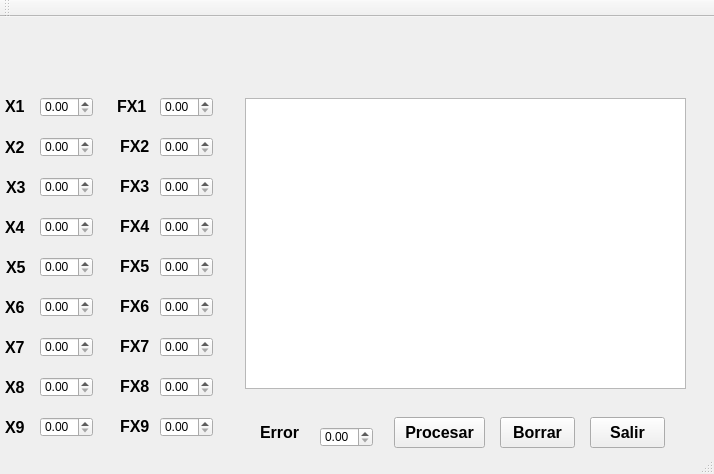
<?xml version="1.0" encoding="UTF-8"?>
<ui version="4.0">
 <class>Integracion</class>
 <widget class="QMainWindow" name="Integracion">
  <property name="geometry">
   <rect>
    <x>0</x>
    <y>0</y>
    <width>714</width>
    <height>474</height>
   </rect>
  </property>
  <property name="windowTitle">
   <string>Integracion</string>
  </property>
  <widget class="QWidget" name="centralWidget">
   <widget class="QTextBrowser" name="textBrowser">
    <property name="geometry">
     <rect>
      <x>245</x>
      <y>81</y>
      <width>441</width>
      <height>291</height>
     </rect>
    </property>
    <property name="font">
     <font>
      <pointsize>12</pointsize>
      <weight>75</weight>
      <bold>true</bold>
     </font>
    </property>
   </widget>
   <widget class="QPushButton" name="pushButton_3">
    <property name="geometry">
     <rect>
      <x>394</x>
      <y>400</y>
      <width>91</width>
      <height>31</height>
     </rect>
    </property>
    <property name="font">
     <font>
      <pointsize>12</pointsize>
      <weight>75</weight>
      <bold>true</bold>
     </font>
    </property>
    <property name="text">
     <string>Procesar</string>
    </property>
   </widget>
   <widget class="QPushButton" name="pushButton_2">
    <property name="geometry">
     <rect>
      <x>500</x>
      <y>400</y>
      <width>75</width>
      <height>31</height>
     </rect>
    </property>
    <property name="font">
     <font>
      <pointsize>12</pointsize>
      <weight>75</weight>
      <bold>true</bold>
     </font>
    </property>
    <property name="text">
     <string>Borrar</string>
    </property>
   </widget>
   <widget class="QPushButton" name="pushButton">
    <property name="geometry">
     <rect>
      <x>590</x>
      <y>400</y>
      <width>75</width>
      <height>31</height>
     </rect>
    </property>
    <property name="font">
     <font>
      <pointsize>12</pointsize>
      <weight>75</weight>
      <bold>true</bold>
     </font>
    </property>
    <property name="text">
     <string>Salir</string>
    </property>
   </widget>
   <widget class="QDoubleSpinBox" name="doubleSpinBox_11">
    <property name="geometry">
     <rect>
      <x>320</x>
      <y>410</y>
      <width>53</width>
      <height>20</height>
     </rect>
    </property>
   </widget>
   <widget class="QLabel" name="label">
    <property name="geometry">
     <rect>
      <x>260</x>
      <y>400</y>
      <width>41</width>
      <height>31</height>
     </rect>
    </property>
    <property name="text">
     <string>&lt;html&gt;&lt;head/&gt;&lt;body&gt;&lt;p&gt;&lt;span style=&quot; font-size:12pt; font-weight:600;&quot;&gt;Error&lt;/span&gt;&lt;/p&gt;&lt;/body&gt;&lt;/html&gt;</string>
    </property>
   </widget>
   <widget class="QDoubleSpinBox" name="doubleSpinBox">
    <property name="geometry">
     <rect>
      <x>40</x>
      <y>80</y>
      <width>53</width>
      <height>20</height>
     </rect>
    </property>
   </widget>
   <widget class="QDoubleSpinBox" name="doubleSpinBox_3">
    <property name="geometry">
     <rect>
      <x>40</x>
      <y>120</y>
      <width>53</width>
      <height>20</height>
     </rect>
    </property>
   </widget>
   <widget class="QDoubleSpinBox" name="doubleSpinBox_5">
    <property name="geometry">
     <rect>
      <x>40</x>
      <y>160</y>
      <width>53</width>
      <height>20</height>
     </rect>
    </property>
   </widget>
   <widget class="QDoubleSpinBox" name="doubleSpinBox_16">
    <property name="geometry">
     <rect>
      <x>40</x>
      <y>240</y>
      <width>53</width>
      <height>20</height>
     </rect>
    </property>
   </widget>
   <widget class="QDoubleSpinBox" name="doubleSpinBox_14">
    <property name="geometry">
     <rect>
      <x>40</x>
      <y>200</y>
      <width>53</width>
      <height>20</height>
     </rect>
    </property>
   </widget>
   <widget class="QDoubleSpinBox" name="doubleSpinBox_9">
    <property name="geometry">
     <rect>
      <x>40</x>
      <y>320</y>
      <width>53</width>
      <height>20</height>
     </rect>
    </property>
   </widget>
   <widget class="QDoubleSpinBox" name="doubleSpinBox_7">
    <property name="geometry">
     <rect>
      <x>40</x>
      <y>280</y>
      <width>53</width>
      <height>20</height>
     </rect>
    </property>
   </widget>
   <widget class="QDoubleSpinBox" name="doubleSpinBox_12">
    <property name="geometry">
     <rect>
      <x>40</x>
      <y>360</y>
      <width>53</width>
      <height>20</height>
     </rect>
    </property>
   </widget>
   <widget class="QDoubleSpinBox" name="doubleSpinBox_18">
    <property name="geometry">
     <rect>
      <x>40</x>
      <y>400</y>
      <width>53</width>
      <height>20</height>
     </rect>
    </property>
   </widget>
   <widget class="QLabel" name="label_2">
    <property name="geometry">
     <rect>
      <x>5</x>
      <y>80</y>
      <width>21</width>
      <height>20</height>
     </rect>
    </property>
    <property name="font">
     <font>
      <pointsize>12</pointsize>
      <weight>75</weight>
      <bold>true</bold>
     </font>
    </property>
    <property name="text">
     <string>&lt;html&gt;&lt;head/&gt;&lt;body&gt;&lt;p&gt;&lt;span style=&quot; font-size:12pt; font-weight:600;&quot;&gt;X1&lt;/span&gt;&lt;/p&gt;&lt;/body&gt;&lt;/html&gt;</string>
    </property>
   </widget>
   <widget class="QLabel" name="label_4">
    <property name="geometry">
     <rect>
      <x>6</x>
      <y>160</y>
      <width>20</width>
      <height>20</height>
     </rect>
    </property>
    <property name="font">
     <font>
      <pointsize>12</pointsize>
      <weight>75</weight>
      <bold>true</bold>
     </font>
    </property>
    <property name="text">
     <string>X3</string>
    </property>
   </widget>
   <widget class="QLabel" name="label_3">
    <property name="geometry">
     <rect>
      <x>5</x>
      <y>120</y>
      <width>21</width>
      <height>20</height>
     </rect>
    </property>
    <property name="font">
     <font>
      <pointsize>12</pointsize>
      <weight>75</weight>
      <bold>true</bold>
     </font>
    </property>
    <property name="text">
     <string>X2</string>
    </property>
   </widget>
   <widget class="QLabel" name="label_5">
    <property name="geometry">
     <rect>
      <x>5</x>
      <y>200</y>
      <width>21</width>
      <height>20</height>
     </rect>
    </property>
    <property name="font">
     <font>
      <pointsize>12</pointsize>
      <weight>75</weight>
      <bold>true</bold>
     </font>
    </property>
    <property name="text">
     <string>X4</string>
    </property>
   </widget>
   <widget class="QLabel" name="label_6">
    <property name="geometry">
     <rect>
      <x>6</x>
      <y>240</y>
      <width>20</width>
      <height>20</height>
     </rect>
    </property>
    <property name="font">
     <font>
      <pointsize>12</pointsize>
      <weight>75</weight>
      <bold>true</bold>
     </font>
    </property>
    <property name="text">
     <string>X5</string>
    </property>
   </widget>
   <widget class="QLabel" name="label_7">
    <property name="geometry">
     <rect>
      <x>5</x>
      <y>280</y>
      <width>21</width>
      <height>20</height>
     </rect>
    </property>
    <property name="font">
     <font>
      <pointsize>12</pointsize>
      <weight>75</weight>
      <bold>true</bold>
     </font>
    </property>
    <property name="text">
     <string>X6</string>
    </property>
   </widget>
   <widget class="QLabel" name="label_9">
    <property name="geometry">
     <rect>
      <x>5</x>
      <y>360</y>
      <width>21</width>
      <height>20</height>
     </rect>
    </property>
    <property name="font">
     <font>
      <pointsize>12</pointsize>
      <weight>75</weight>
      <bold>true</bold>
     </font>
    </property>
    <property name="text">
     <string>X8</string>
    </property>
   </widget>
   <widget class="QLabel" name="label_8">
    <property name="geometry">
     <rect>
      <x>5</x>
      <y>320</y>
      <width>21</width>
      <height>20</height>
     </rect>
    </property>
    <property name="font">
     <font>
      <pointsize>12</pointsize>
      <weight>75</weight>
      <bold>true</bold>
     </font>
    </property>
    <property name="text">
     <string>X7</string>
    </property>
   </widget>
   <widget class="QLabel" name="label_10">
    <property name="geometry">
     <rect>
      <x>5</x>
      <y>400</y>
      <width>21</width>
      <height>20</height>
     </rect>
    </property>
    <property name="font">
     <font>
      <pointsize>12</pointsize>
      <weight>75</weight>
      <bold>true</bold>
     </font>
    </property>
    <property name="text">
     <string>X9</string>
    </property>
   </widget>
   <widget class="QLabel" name="label_12">
    <property name="geometry">
     <rect>
      <x>117</x>
      <y>80</y>
      <width>31</width>
      <height>20</height>
     </rect>
    </property>
    <property name="text">
     <string>&lt;html&gt;&lt;head/&gt;&lt;body&gt;&lt;p&gt;&lt;span style=&quot; font-size:12pt; font-weight:600;&quot;&gt;FX1&lt;/span&gt;&lt;/p&gt;&lt;/body&gt;&lt;/html&gt;</string>
    </property>
   </widget>
   <widget class="QLabel" name="label_11">
    <property name="geometry">
     <rect>
      <x>120</x>
      <y>120</y>
      <width>31</width>
      <height>20</height>
     </rect>
    </property>
    <property name="text">
     <string>&lt;html&gt;&lt;head/&gt;&lt;body&gt;&lt;p&gt;&lt;span style=&quot; font-size:12pt; font-weight:600;&quot;&gt;FX2&lt;/span&gt;&lt;/p&gt;&lt;/body&gt;&lt;/html&gt;</string>
    </property>
   </widget>
   <widget class="QLabel" name="label_14">
    <property name="geometry">
     <rect>
      <x>120</x>
      <y>200</y>
      <width>31</width>
      <height>20</height>
     </rect>
    </property>
    <property name="text">
     <string>&lt;html&gt;&lt;head/&gt;&lt;body&gt;&lt;p&gt;&lt;span style=&quot; font-size:12pt; font-weight:600;&quot;&gt;FX4&lt;/span&gt;&lt;/p&gt;&lt;/body&gt;&lt;/html&gt;</string>
    </property>
   </widget>
   <widget class="QLabel" name="label_13">
    <property name="geometry">
     <rect>
      <x>120</x>
      <y>160</y>
      <width>31</width>
      <height>20</height>
     </rect>
    </property>
    <property name="text">
     <string>&lt;html&gt;&lt;head/&gt;&lt;body&gt;&lt;p&gt;&lt;span style=&quot; font-size:12pt; font-weight:600;&quot;&gt;FX3&lt;/span&gt;&lt;/p&gt;&lt;/body&gt;&lt;/html&gt;</string>
    </property>
   </widget>
   <widget class="QLabel" name="label_15">
    <property name="geometry">
     <rect>
      <x>120</x>
      <y>240</y>
      <width>31</width>
      <height>20</height>
     </rect>
    </property>
    <property name="text">
     <string>&lt;html&gt;&lt;head/&gt;&lt;body&gt;&lt;p&gt;&lt;span style=&quot; font-size:12pt; font-weight:600;&quot;&gt;FX5&lt;/span&gt;&lt;/p&gt;&lt;/body&gt;&lt;/html&gt;</string>
    </property>
   </widget>
   <widget class="QLabel" name="label_16">
    <property name="geometry">
     <rect>
      <x>120</x>
      <y>280</y>
      <width>31</width>
      <height>20</height>
     </rect>
    </property>
    <property name="text">
     <string>&lt;html&gt;&lt;head/&gt;&lt;body&gt;&lt;p&gt;&lt;span style=&quot; font-size:12pt; font-weight:600;&quot;&gt;FX6&lt;/span&gt;&lt;/p&gt;&lt;/body&gt;&lt;/html&gt;</string>
    </property>
   </widget>
   <widget class="QLabel" name="label_17">
    <property name="geometry">
     <rect>
      <x>120</x>
      <y>320</y>
      <width>31</width>
      <height>20</height>
     </rect>
    </property>
    <property name="text">
     <string>&lt;html&gt;&lt;head/&gt;&lt;body&gt;&lt;p&gt;&lt;span style=&quot; font-size:12pt; font-weight:600;&quot;&gt;FX7&lt;/span&gt;&lt;/p&gt;&lt;/body&gt;&lt;/html&gt;</string>
    </property>
   </widget>
   <widget class="QLabel" name="label_19">
    <property name="geometry">
     <rect>
      <x>120</x>
      <y>400</y>
      <width>41</width>
      <height>20</height>
     </rect>
    </property>
    <property name="text">
     <string>&lt;html&gt;&lt;head/&gt;&lt;body&gt;&lt;p&gt;&lt;span style=&quot; font-size:12pt; font-weight:600;&quot;&gt;FX9&lt;/span&gt;&lt;/p&gt;&lt;/body&gt;&lt;/html&gt;</string>
    </property>
   </widget>
   <widget class="QLabel" name="label_18">
    <property name="geometry">
     <rect>
      <x>120</x>
      <y>360</y>
      <width>31</width>
      <height>20</height>
     </rect>
    </property>
    <property name="text">
     <string>&lt;html&gt;&lt;head/&gt;&lt;body&gt;&lt;p&gt;&lt;span style=&quot; font-size:12pt; font-weight:600;&quot;&gt;FX8&lt;/span&gt;&lt;/p&gt;&lt;/body&gt;&lt;/html&gt;</string>
    </property>
   </widget>
   <widget class="QDoubleSpinBox" name="doubleSpinBox_6">
    <property name="geometry">
     <rect>
      <x>160</x>
      <y>80</y>
      <width>53</width>
      <height>20</height>
     </rect>
    </property>
   </widget>
   <widget class="QDoubleSpinBox" name="doubleSpinBox_2">
    <property name="geometry">
     <rect>
      <x>160</x>
      <y>120</y>
      <width>53</width>
      <height>20</height>
     </rect>
    </property>
   </widget>
   <widget class="QDoubleSpinBox" name="doubleSpinBox_15">
    <property name="geometry">
     <rect>
      <x>160</x>
      <y>200</y>
      <width>53</width>
      <height>20</height>
     </rect>
    </property>
   </widget>
   <widget class="QDoubleSpinBox" name="doubleSpinBox_4">
    <property name="geometry">
     <rect>
      <x>160</x>
      <y>160</y>
      <width>53</width>
      <height>20</height>
     </rect>
    </property>
   </widget>
   <widget class="QDoubleSpinBox" name="doubleSpinBox_17">
    <property name="geometry">
     <rect>
      <x>160</x>
      <y>240</y>
      <width>53</width>
      <height>20</height>
     </rect>
    </property>
   </widget>
   <widget class="QDoubleSpinBox" name="doubleSpinBox_8">
    <property name="geometry">
     <rect>
      <x>160</x>
      <y>280</y>
      <width>53</width>
      <height>20</height>
     </rect>
    </property>
   </widget>
   <widget class="QDoubleSpinBox" name="doubleSpinBox_13">
    <property name="geometry">
     <rect>
      <x>160</x>
      <y>360</y>
      <width>53</width>
      <height>20</height>
     </rect>
    </property>
   </widget>
   <widget class="QDoubleSpinBox" name="doubleSpinBox_10">
    <property name="geometry">
     <rect>
      <x>160</x>
      <y>320</y>
      <width>53</width>
      <height>20</height>
     </rect>
    </property>
   </widget>
   <widget class="QDoubleSpinBox" name="doubleSpinBox_19">
    <property name="geometry">
     <rect>
      <x>160</x>
      <y>400</y>
      <width>53</width>
      <height>20</height>
     </rect>
    </property>
   </widget>
  </widget>
  <widget class="QToolBar" name="mainToolBar">
   <attribute name="toolBarArea">
    <enum>TopToolBarArea</enum>
   </attribute>
   <attribute name="toolBarBreak">
    <bool>false</bool>
   </attribute>
  </widget>
  <widget class="QStatusBar" name="statusBar"/>
 </widget>
 <layoutdefault spacing="6" margin="11"/>
 <resources/>
 <connections/>
</ui>
